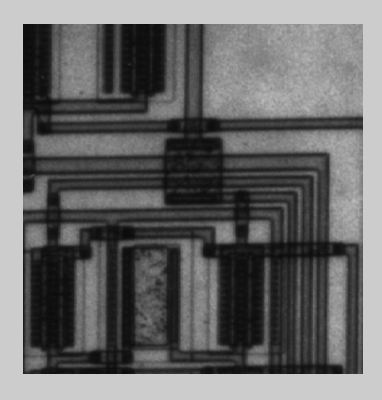
%> input picture TGM_WS_MATLAB/HW1/Edge_Detection/Test_Image1.jpg, 382 x 400 px
$ octave hough_line_peak.m   (GNU Octave 9; MATLAB toolbox functions it lacks are replaced by stand-ins)
%> lines starting %> are read from the running program, lines starting %| are printed output that depends on the picture; in (x1, y1, x2, y2) boxes, pixels count from 0 and x2, y2 are one past the last pixel; in counts of white or black regions, pixels touching at a corner belong together; the program's own positions count from 1
I = imread("Test_Image1.jpg");
%> I is the input picture: size 400x382x3 uint8; min 9, max 225, mean 104.5
I = squeeze(I(:,:,1));
%> I: size 400x382 uint8
BW = edge(I, 'canny');
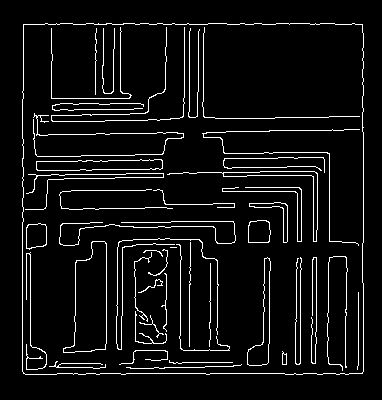
%> BW: size 400x382 logical; 6.2% white in thin lines or dots, all inside (x1, y1, x2, y2) = (22, 23, 364, 375)
imshow(BW);
title('Original Image');
[H,T,R] = hough(BW);
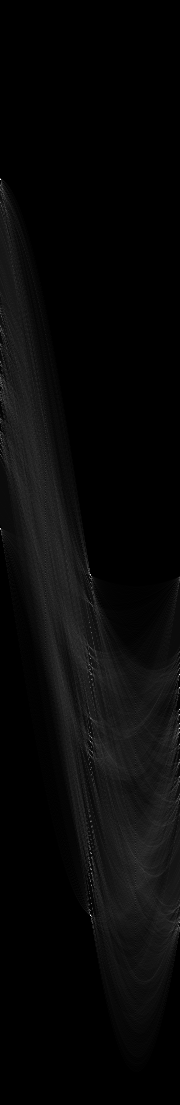
%> H: size 1105x180 double; min 0, max 256, mean 8.6; drawn with min black and max white
%> T = 180 values from -90 to 89; R = 1105 values from -552 to 552
imshow(H, [], 'XData', T, 'YData', R, 'InitialMagnification', 'fit');
xlabel('\theta'), ylabel('\rho');
axis on, axis normal, hold on;
title('Hough Transform');
P = houghpeaks(H, 5, 'threshold', ceil(0.3 * max(H(:))));
%> P = [180 1; 916 91; 575 91; 675 180; 729 180]
x = T(P(:, 2));
%> x = [-90 0 0 89 89]
y = R(P(:, 1));
%> y = [-373 363 22 122 176]
plot(x, y, 's', 'color', 'white');
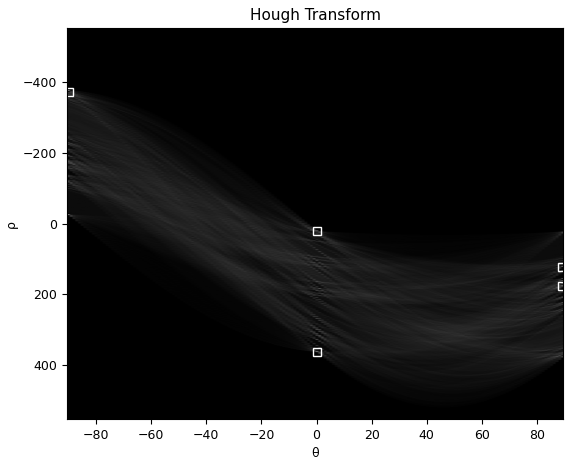
%> figure redrawn from the program's plot data
lines = houghlines(BW, T, R, P, 'FillGap', 5, 'MinLength', 7);
%> lines = 28 lines; longest, point1 to point2 (x, y): (23, 213) to (23, 372), (127, 374) to (285, 374), (364, 128) to (364, 243), (364, 284) to (364, 372), (204, 173) to (260, 173), (34, 122) to (88, 122)
figure, imshow(I), hold on
max_len = 0;
for k = 1:length(lines)
    xy = [lines(k).point1; lines(k).point2];
    plot(xy(:,1), xy(:,2), 'LineWidth', 2, 'Color', 'green');

    % Plot beginnings and ends of lines
    plot(xy(1,1), xy(1,2), 'x', 'LineWidth', 2, 'Color', 'yellow');
    plot(xy(2,1), xy(2,2), 'x', 'LineWidth', 2, 'Color', 'red');

    % Determine the endpoints of the longest line segment
    len = norm(lines(k).point1 - lines(k).point2);
    if (len > max_len)
        max_len = len;
        xy_long = xy;
    end
end
%> this loop made 28 passes
%> (len, max_len, xy_long) on passes 1, 2, 3, 14: (20, 20, [58 374; 78 374]), (34, 34, [87 374; 121 374]), (158, 158, [127 374; 285 374]), (159, 159, [23 213; 23 372])
%> (xy, len) on passes 4 to 9: ([304 374; 317 374], 13), ([324 374; 363 374], 39), ([364 34; 364 69], 35), ([364 79; 364 96], 17), ([364 128; 364 243], 115), ([364 284; 364 372], 88)
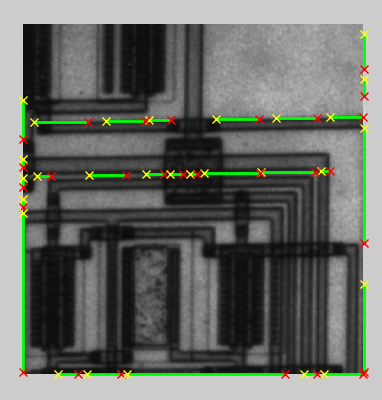
%> figure redrawn from the program's plot data
